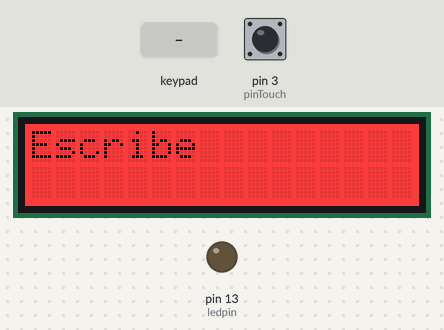
This sketch was run on a simulated Arduino Uno, built with avr-gcc and run on an emulated ATmega328P. Shown: 16×2 character LCD, output pins drawn as LEDs (lit = HIGH). Inputs (shaded band) come from the test bench; at power-on: pin 3 (pinTouch) LOW. What the sketch prints to the serial monitor is not drawn.

Above: at 2.2 s.
2.3 s: keypad keys 8 7 6 5 # pressed 0.4 s apart
At 4.8 s:
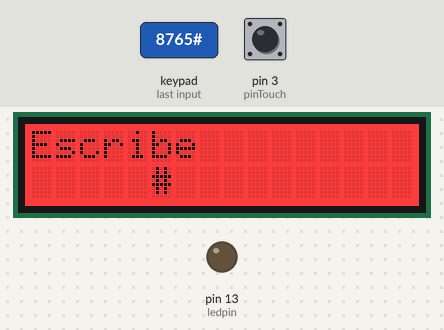
5.8 s: key 'A' pressed
At 6.1 s:
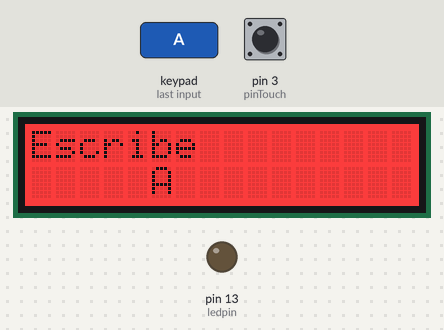
7.3 s: key 'B' pressed
At 8.5 s:
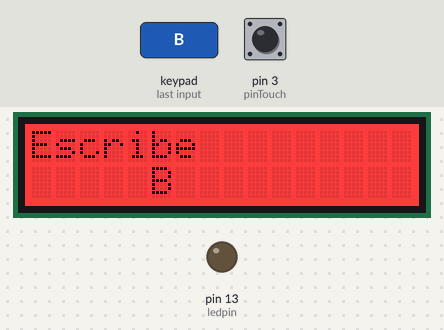
8.8 s: keypad keys 8 7 6 5 * pressed 0.4 s apart
At 10.9 s:
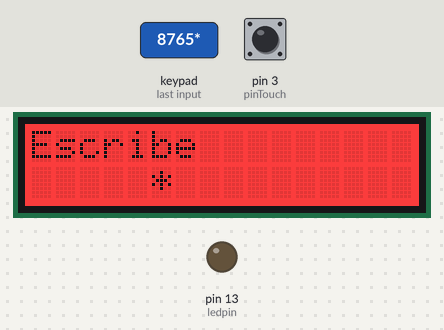
12.3 s: pin 3 (pinTouch) pulled HIGH for 0.15 s
13.9 s: keypad keys 8 7 6 5 D pressed 0.4 s apart
At 14.5 s:
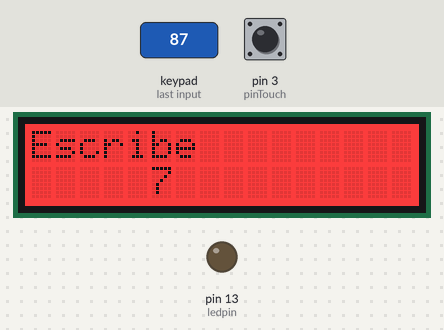
Timing chart, 0 to 16.9 s (numbered marks = the images above; inputs shaded):
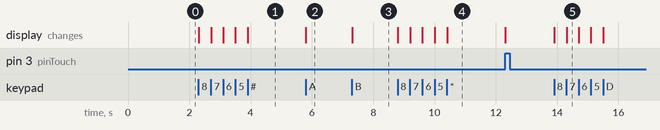

The sketch:

LCDyTeclado4x4.ino
```cpp
#include <Keypad.h>
#include <Wire.h>
#include "rgb_lcd.h"
#define ledpin 13
#include <Servo.h>

Servo myservo;

rgb_lcd lcd;

const int colorR = 255;
const int colorG = 0;
const int colorB = 0;

const byte ROWS = 4; // Four rows
const byte COLS = 4; // Three columns
// Define the Keymap
char keys[ROWS][COLS] = {
  {'1', '2', '3', 'A'},
  {'4', '5', '6', 'B'},
  {'7', '8', '9', 'C'},
  {'*', '0', '#', 'D'}
};
// Connect keypad ROW0, ROW1, ROW2 and ROW3 to these Arduino pins.
byte rowPins[ROWS] = { 8, 7, 6, 5 };
// Connect keypad COL0, COL1 and COL2 to these Arduino pins.
byte colPins[COLS] = { 12, 11, 10, 9};
// Touch
byte pinTouch = 3;
bool bandera = false;

// Create the Keypad
Keypad kpd = Keypad(makeKeymap(keys), rowPins, colPins, ROWS, COLS );

void precionoTouch();

void setup()
{
  pinMode(ledpin, OUTPUT);
  pinMode(pinTouch,INPUT);
  Serial.begin(9600);

  // set up the LCD's number of columns and rows:
  lcd.begin(16, 2);

  lcd.setRGB(colorR, colorG, colorB);

  // Print a message to the LCD.
  lcd.print("Escribe");
  attachInterrupt(digitalPinToInterrupt(pinTouch), precionoTouch, RISING);
  //attachInterrupt(1, precionoTouch, RISING);
  delay(1000);
}

void loop()
{
  char key = kpd.getKey();
  if (key) // Check for a valid key.
  {
    lcd.setCursor(5, 2);
    lcd.print(key);
    Serial.println(key);
  }
  if(bandera){
     lcd.setCursor(6, 2);
     lcd.print(key);
     bandera = false;
  }


}

void precionoTouch() {
  bandera = true;
}
```

Measured:
- after the input at 2.3 s, the display: first changes at once (image 1 shows a later state)
- after the input at 5.8 s, the display: changes at once (image 2)
- after the input at 7.3 s, the display: changes at once (image 3)
- after the input at 8.8 s, the display: first changes at once (image 4 shows a later state)
- after the input at 13.9 s, the display: first changes at once (image 5 shows a later state)
